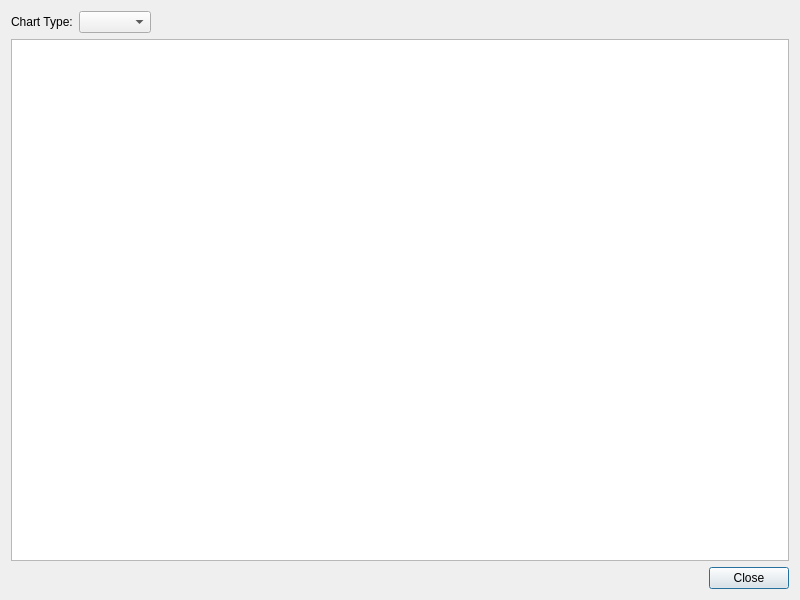
<?xml version="1.0" encoding="UTF-8"?>
<ui version="4.0">
 <class>ChartDialog</class>
 <widget class="QDialog" name="ChartDialog">
  <property name="geometry">
   <rect>
    <x>0</x>
    <y>0</y>
    <width>800</width>
    <height>600</height>
   </rect>
  </property>
  <property name="windowTitle">
   <string>Equipment Statistics</string>
  </property>
  <layout class="QVBoxLayout" name="verticalLayout">
   <item>
    <layout class="QHBoxLayout" name="topLayout">
     <item>
      <widget class="QLabel" name="chartLabel">
       <property name="text">
        <string>Chart Type:</string>
       </property>
      </widget>
     </item>
     <item>
      <widget class="QComboBox" name="comboBox"/>
     </item>
     <item>
      <spacer name="horizontalSpacer">
       <property name="orientation">
        <enum>Qt::Horizontal</enum>
       </property>
       <property name="sizeHint" stdset="0">
        <size>
         <width>40</width>
         <height>20</height>
        </size>
       </property>
      </spacer>
     </item>
    </layout>
   </item>
   <item>
    <widget class="QChartView" name="chartView"/>
   </item>
   <item>
    <widget class="QDialogButtonBox" name="buttonBox">
     <property name="orientation">
      <enum>Qt::Horizontal</enum>
     </property>
     <property name="standardButtons">
      <set>QDialogButtonBox::Close</set>
     </property>
    </widget>
   </item>
  </layout>
 </widget>
 <customwidgets>
  <customwidget>
   <class>QChartView</class>
   <extends>QGraphicsView</extends>
   <header>QtCharts/QChartView</header>
  </customwidget>
 </customwidgets>
 <resources/>
 <connections>
  <connection>
   <sender>buttonBox</sender>
   <signal>rejected()</signal>
   <receiver>ChartDialog</receiver>
   <slot>reject()</slot>
   <hints>
    <hint type="sourcelabel">
     <x>316</x>
     <y>260</y>
    </hint>
    <hint type="destinationlabel">
     <x>286</x>
     <y>274</y>
    </hint>
   </hints>
  </connection>
 </connections>
</ui> 
